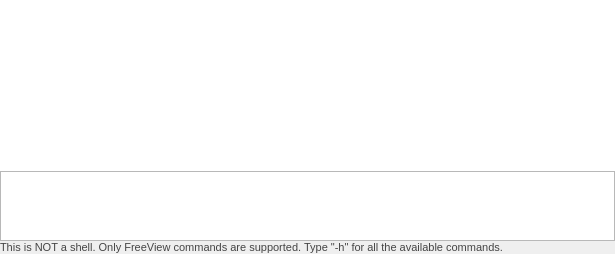
<?xml version="1.0" encoding="UTF-8"?>
<ui version="4.0">
 <class>TermWidget</class>
 <widget class="QWidget" name="TermWidget">
  <property name="geometry">
   <rect>
    <x>0</x>
    <y>0</y>
    <width>615</width>
    <height>254</height>
   </rect>
  </property>
  <property name="windowTitle">
   <string>Command Console</string>
  </property>
  <property name="windowOpacity">
   <double>1.000000000000000</double>
  </property>
  <layout class="QVBoxLayout" name="verticalLayout" stretch="0,0,0">
   <property name="spacing">
    <number>0</number>
   </property>
   <property name="margin">
    <number>0</number>
   </property>
   <item>
    <widget class="QTextEdit" name="textLog">
     <property name="font">
      <font>
       <family>Menlo</family>
       <stylestrategy>PreferDefault</stylestrategy>
      </font>
     </property>
     <property name="styleSheet">
      <string notr="true"/>
     </property>
     <property name="frameShape">
      <enum>QFrame::NoFrame</enum>
     </property>
     <property name="readOnly">
      <bool>true</bool>
     </property>
    </widget>
   </item>
   <item>
    <widget class="CommandEdit" name="textCommand">
     <property name="maximumSize">
      <size>
       <width>16777215</width>
       <height>70</height>
      </size>
     </property>
     <property name="font">
      <font>
       <family>Menlo</family>
       <stylestrategy>PreferDefault</stylestrategy>
      </font>
     </property>
     <property name="focusPolicy">
      <enum>Qt::StrongFocus</enum>
     </property>
     <property name="styleSheet">
      <string notr="true"/>
     </property>
     <property name="frameShape">
      <enum>QFrame::StyledPanel</enum>
     </property>
     <property name="frameShadow">
      <enum>QFrame::Raised</enum>
     </property>
     <property name="readOnly">
      <bool>false</bool>
     </property>
    </widget>
   </item>
   <item>
    <widget class="QLabel" name="label">
     <property name="styleSheet">
      <string notr="true">color:#444;font-size:11px;</string>
     </property>
     <property name="text">
      <string>This is NOT a shell. Only FreeView commands are supported. Type &quot;-h&quot; for all the available commands.</string>
     </property>
     <property name="wordWrap">
      <bool>true</bool>
     </property>
    </widget>
   </item>
  </layout>
 </widget>
 <customwidgets>
  <customwidget>
   <class>CommandEdit</class>
   <extends>QTextEdit</extends>
   <header>CommandEdit.h</header>
  </customwidget>
 </customwidgets>
 <resources/>
 <connections/>
</ui>
